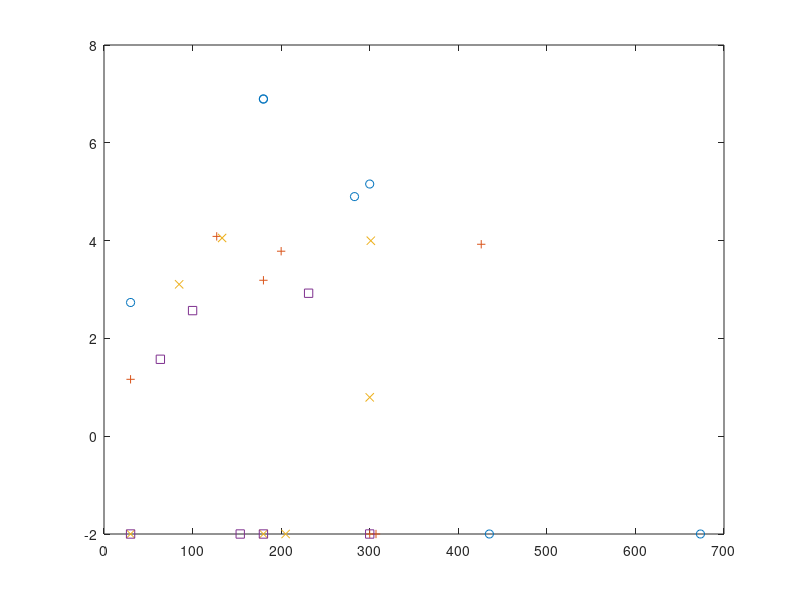

MATLAB code for this plot:
%Totall flux in corona, transition and chrmosphere


%first index is period column is mode
efluxcoronaavg=zeros(7,4);
efluxtranavg=zeros(7,4);
efluxchromavg=zeros(7,4);

%20,42,90,117
ef1Mm=zeros(7,4);  %20
ef2Mm=zeros(7,4);  %42
ef4Mm=zeros(7,4);  %90
ef5p5Mm=zeros(7,4); %117


%arrays storing flux values for (1,1) (2,2) (3,3) normal modes
% periods(471.4, 235.7, 157.1 )
%first index is period column is mode
efluxcoronaavgnd=zeros(1,3);
efluxtranavgnd=zeros(1,3);
efluxchromavgnd=zeros(1,3);

%20,42,90,117
ef1Mmnd=zeros(1,3);  %20
ef2Mmnd=zeros(1,3);  %42
ef4Mmnd=zeros(1,3);  %90
ef5p5Mmnd=zeros(1,3); %117


%(0,0) mode
efluxcoronaavgnd(:)=[665.303;0 ;0];
efluxtranavgnd(:)=[4.3055e6;0 ;0 ];
efluxchromavgnd(:)=[1.2648e6;0 ;0 ];

%20,42,90,117
ef1Mmnd(:)=[7.2224e4;0 ;0 ];
ef2Mmnd(:)=[432.3633;0 ;0 ];
ef4Mmnd(:)=[0.7576;0 ;0 ];
ef5p5Mmnd(:)=[0.1869;0 ;0 ];


periodvalues=zeros(7,4);
mode=zeros(4);

mode=[0 1 2 3];

%period values for different modes
%periodvalues=zeros(5,4);
periodvalues(:,1)=[30;300; 180; 673.4; 435.1;179.98;282.84];  %0,0 mode
periodvalues(:,2)=[30;300;180;425.9;307.1;127.27;200.0];    %0,1 mode
periodvalues(:,3)=[30;300;180;301.25;205.1;84.84;133.33];   %0,2 mode
periodvalues(:,4)=[30;300;180;231.0;153.8;63.63;100.0];   %0,3 mode

%(0,0) mode
efluxcoronaavg(:,1)=[542.5186; 1.4353e5; 7.832e6;0 ;0 ; 7.8956e6; 7.9381e4];
efluxtranavg(:,1)=[5.0191e4; 3.7837e7;1.6758e9 ;0 ;0 ; 9.0611e7;  1.1122e7];
efluxchromavg(:,1)=[2.9484e5; -1.0457e7;5.9853e7 ;0 ;0 ; 1.2814e7; -4.8432e6];

%20,42,90,117
ef1Mm(:,1)=[860.1025 ;2.05e5 ;3.4511e6 ;0 ;0 ; 6.2586e6; 1.0498e5 ];
ef2Mm(:,1)=[11.1565 ; 6.4033e3; 2.2871e5 ;0 ;0 ; 1.7128e4; 2.118e3 ];
ef4Mm(:,1)=[6.8201 ; 1.7107e3; 9.4697e4 ;0 ;0 ; 9.8941e3; 975.1936 ];
ef5p5Mm(:,1)=[3.5777; 879.9814;4.9497e4 ;0 ; 0; 5.1971e3; 517.0635 ];

%(0,1) mode
efluxcoronaavg(:,2)=[14.5618 ;0;1.5449e3 ;8.4186e3 ;0 ;1.2199e4 ;6.0716e3 ];
efluxtranavg(:,2)=[ 3.7958e3 ;0;6.1873e6 ;5.3804e6 ;0 ; 4.3103e6; 4.1602e6];
efluxchromavg(:,2)=[ 1.2457e5  ;0;1.1965e5 ;5.7499e6 ;0 ;5.5082e6 ;4.0662e6 ];

%300;180;425.9;307.1;127.27;200.0
%20,42,90,117
ef1Mm(:,2)=[ 512.2253 ;0;9.4785e4 ;2.7138e5 ;0 ; 1.5255e5; 1.9914e5 ];
ef2Mm(:,2)=[1.3725  ;0;832.4453 ;1.0268e3 ;0 ;794.994 ; 781.058];
ef4Mm(:,2)=[ 0.0986 ;0;3.928 ;57.5391 ;0 ; 94.5877;35.6865 ];
ef5p5Mm(:,2)=[ 0.0367 ;0;1.2362 ;19.9496 ;0 ;37.5449 ; 11.1488];

%(0,2) mode
efluxcoronaavg(:,3)=[0; 6.215 ;0 ;9.9477e3 ;0 ;1.2757e3 ;1.1309e4 ];
efluxtranavg(:,3)=[ 0;2.8547e3 ;0 ;3.774e6 ;0 ;3.0096e5 ;2.0328e6 ];
efluxchromavg(:,3)=[ 0;5.8686e4 ;0;3.302e6 ;0  ;1.2301e6 ;2.7962e6 ];

%300;180;301.25;205.1;84.84;133.33
%20,42,90,117
ef1Mm(:,3)=[0;166.2611  ;0 ;1.3882e5 ;0 ;1.9653e4 ; 8.9183e4 ];
ef2Mm(:,3)=[0;0.4932  ;0 ;718.7246 ;0 ; 56.2573; 354.1246 ];
ef4Mm(:,3)=[0;0.0728  ;0 ;122.6795 ;0 ; 15.7784; 143.2859 ];
ef5p5Mm(:,3)=[0; 0.052 ;0 ;83.8924 ;0 ; 11.3557; 100.9888 ];




%(0,3) mode
efluxcoronaavg(:,4)=[ 0;0 ;0 ;839.2984 ;0 ;37.4092 ;370.3021 ];
efluxtranavg(:,4)=[0;0  ;0 ;1.7327e6 ;0 ;2.7312e4 ; 1.9133e5];
efluxchromavg(:,4)=[ 0;0 ;0 ;2.2274e6 ;0 ;3.4941e5 ; 1.0820e6];

%300;180;231.0;153.8;63.63;100.0
%20,42,90,117
ef1Mm(:,4)=[ 0;0 ;0 ;8.2435e4 ;0 ;2.6508e3 ; 1.9760e4 ];
ef2Mm(:,4)=[ 0;0 ;0 ;327.9077 ;0 ;5.1224 ;  40.1447];
ef4Mm(:,4)=[ 0;0 ;0 ;7.3686 ;0 ; 0.3633; 3.7331];
ef5p5Mm(:,4)=[ 0;0 ;0 ;4.2801 ;0 ; 0.2102;  2.1863];


%plot(periodvalues(1:7,1),ef5p5Mm(1:7,1),'o',periodvalues(1:7,2),ef5p5Mm(1:7,2),'+',periodvalues(1:7,3),ef5p5Mm(1:7,3),'x',periodvalues(1:7,4),ef5p5Mm(1:7,4),'s');

plot(periodvalues(1:7,1),log10(efluxcoronaavg(1:7,1)+0.01),'o',periodvalues(1:7,2),log10(efluxcoronaavg(1:7,2)+0.01),'+',periodvalues(1:7,3),log10(efluxcoronaavg(1:7,3)+0.01),'x',periodvalues(1:7,4),log10(efluxcoronaavg(1:7,4)+0.01),'s');
